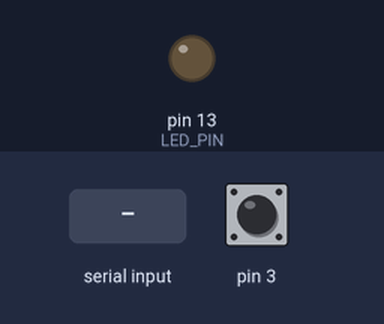
Recording of a sketch running on a simulated Arduino Leonardo, built with avr-gcc and run on an emulated ATmega32U4. Parts: output pins drawn as LEDs (lit = HIGH). The test bench sets the inputs (shaded band); at power-on: pin 3 HIGH. The sensor or clock chip raises its interrupt line as the real part does; what the sketch prints to the serial monitor is not drawn.

Above: at 0.8 s.
0.9 s: "1\n" received over Serial
At 1.8 s:
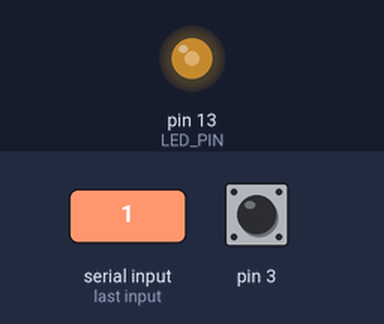
2.9 s: pin 3 pulled LOW for 0.15 s
At 4.3 s:
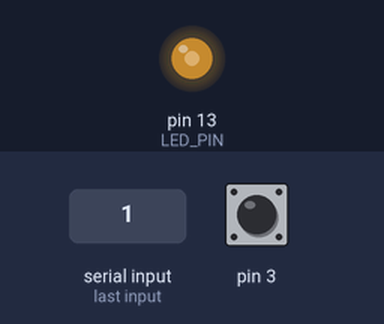
4.6 s: pin 3 pulled LOW for 1 s
At 6.2 s:
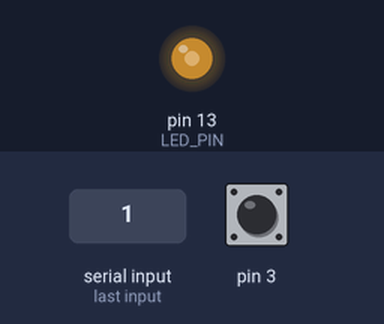
Timing chart, 0 to 7.7 s (numbered marks = the images above; inputs shaded):
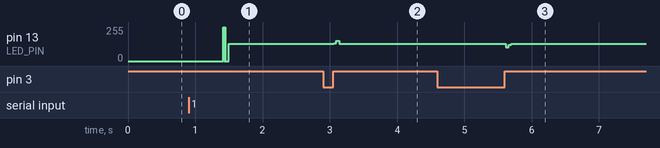

Measured:
- after the input at 0.9 s, pin 13 (LED_PIN): 0/255 → 128/255 after 0.52 s
- after the input at 2.9 s, pin 13 (LED_PIN): 128/255 → 135/255 after 0.16 s, → 153/255 0.04 s later, → 128/255 0.04 s later
- after the input at 4.6 s, pin 13 (LED_PIN): 128/255 → 102/255 after 1.0 s, → 122/255 0.04 s later, → 128/255 0.04 s later

The sketch:

newaccel.ino
```cpp
// I2C device class (I2Cdev) demonstration Arduino sketch for MPU6050 class using DMP (MotionApps v2.0)
// 6/21/2012 by Jeff Rowberg <jeff@rowberg.net>
// Updates should (hopefully) always be available at https://github.com/jrowberg/i2cdevlib
//
// Changelog:
//     2012-06-21 - added note about Arduino 1.0.1 + Leonardo compatibility error
//     2012-06-20 - improved FIFO overflow handling and simplified read process
//     2012-06-19 - completely rearranged DMP initialization code and simplification
//     2012-06-13 - pull gyro and accel data from FIFO packet instead of reading directly
//     2012-06-09 - fix broken FIFO read sequence and change interrupt detection to RISING
//     2012-06-05 - add gravity-compensated initial reference frame acceleration output
//                - add 3D math helper file to DMP6 example sketch
//                - add Euler output and Yaw/Pitch/Roll output formats
//     2012-06-04 - remove accel offset clearing for better results (thanks Sungon Lee)
//     2012-06-01 - fixed gyro sensitivity to be 2000 deg/sec instead of 250
//     2012-05-30 - basic DMP initialization working

/* ============================================
I2Cdev device library code is placed under the MIT license
Copyright (c) 2012 Jeff Rowberg

Permission is hereby granted, free of charge, to any person obtaining a copy
of this software and associated documentation files (the "Software"), to deal
in the Software without restriction, including without limitation the rights
to use, copy, modify, merge, publish, distribute, sublicense, and/or sell
copies of the Software, and to permit persons to whom the Software is
furnished to do so, subject to the following conditions:

The above copyright notice and this permission notice shall be included in
all copies or substantial portions of the Software.

THE SOFTWARE IS PROVIDED "AS IS", WITHOUT WARRANTY OF ANY KIND, EXPRESS OR
IMPLIED, INCLUDING BUT NOT LIMITED TO THE WARRANTIES OF MERCHANTABILITY,
FITNESS FOR A PARTICULAR PURPOSE AND NONINFRINGEMENT. IN NO EVENT SHALL THE
AUTHORS OR COPYRIGHT HOLDERS BE LIABLE FOR ANY CLAIM, DAMAGES OR OTHER
LIABILITY, WHETHER IN AN ACTION OF CONTRACT, TORT OR OTHERWISE, ARISING FROM,
OUT OF OR IN CONNECTION WITH THE SOFTWARE OR THE USE OR OTHER DEALINGS IN
THE SOFTWARE.
===============================================
*/
#include <TimerOne.h>

// Multiple tones library
#include "multitone.h"

// Arduino Wire library is required if I2Cdev I2CDEV_ARDUINO_WIRE implementation
// is used in I2Cdev.h
#include "Wire.h"

// I2Cdev and MPU6050 must be installed as libraries, or else the .cpp/.h files
// for both classes must be in the include path of your project
//#include "I2Cdev.h"

#include "MPU6050_6Axis_MotionApps20.h"
//#include "MPU6050.h" // not necessary if using MotionApps include file

// class default I2C address is 0x68
// specific I2C addresses may be passed as a parameter here
// AD0 low = 0x68 (default for SparkFun breakout and InvenSense evaluation board)
// AD0 high = 0x69
MPU6050 mpu;

/* =========================================================================
   NOTE: In addition to connection 3.3v, GND, SDA, and SCL, this sketch
   depends on the MPU-6050's INT pin being connected to the Arduino's
   external interrupt #0 pin. On the Arduino Uno and Mega 2560, this is
   digital I/O pin 2.
 * ========================================================================= */

/* =========================================================================
   NOTE: Arduino v1.0.1 with the Leonardo board generates a compile error
   when using Serial.write(buf, len). The Teapot output uses this method.
   The solution requires a modification to the Arduino USBAPI.h file, which
   is fortunately simple, but annoying. This will be fixed in the next IDE
   release. For more info, see these links:

   http://arduino.cc/forum/index.php/topic,109987.0.html
   http://code.google.com/p/arduino/issues/detail?id=958
 * ========================================================================= */


// uncomment "OUTPUT_READABLE_QUATERNION" if you want to see the actual
// quaternion components in a [w, x, y, z] format (not best for parsing
// on a remote host such as Processing or something though)
//#define OUTPUT_READABLE_QUATERNION

// uncomment "OUTPUT_READABLE_EULER" if you want to see Euler angles
// (in degrees) calculated from the quaternions coming from the FIFO.
// Note that Euler angles suffer from gimbal lock (for more info, see
// http://en.wikipedia.org/wiki/Gimbal_lock)
//#define OUTPUT_READABLE_EULER

// uncomment "OUTPUT_READABLE_YAWPITCHROLL" if you want to see the yaw/
// pitch/roll angles (in degrees) calculated from the quaternions coming
// from the FIFO. Note this also requires gravity vector calculations.
// Also note that yaw/pitch/roll angles suffer from gimbal lock (for
// more info, see: http://en.wikipedia.org/wiki/Gimbal_lock)
//#define OUTPUT_READABLE_YAWPITCHROLL

// uncomment "OUTPUT_READABLE_REALACCEL" if you want to see acceleration
// components with gravity removed. This acceleration reference frame is
// not compensated for orientation, so +X is always +X according to the
// sensor, just without the effects of gravity. If you want acceleration
// compensated for orientation, us OUTPUT_READABLE_WORLDACCEL instead.
//#define OUTPUT_READABLE_REALACCEL

// uncomment "OUTPUT_READABLE_WORLDACCEL" if you want to see acceleration
// components with gravity removed and adjusted for the world frame of
// reference (yaw is relative to initial orientation, since no magnetometer
// is present in this case). Could be quite handy in some cases.
//#define OUTPUT_READABLE_WORLDACCEL

// uncomment "OUTPUT_TEAPOT" if you want output that matches the
// format used for the InvenSense teapot demo
#define OUTPUT_TEAPOT


#define LED_PIN 13 // (Arduino is 13, Teensy is 11, Teensy++ is 6)
bool blinkState = false;

// MPU control/status vars
bool dmpReady = false;  // set true if DMP init was successful
uint8_t mpuIntStatus;   // holds actual interrupt status byte from MPU
uint8_t devStatus;      // return status after each device operation (0 = success, !0 = error)
uint16_t packetSize;    // expected DMP packet size (default is 42 bytes)
uint16_t fifoCount;     // count of all bytes currently in FIFO
uint8_t fifoBuffer[64]; // FIFO storage buffer

// orientation/motion vars
Quaternion q;           // [w, x, y, z]         quaternion container
VectorInt16 aa;         // [x, y, z]            accel sensor measurements
VectorInt16 aaReal;     // [x, y, z]            gravity-free accel sensor measurements
VectorInt16 aaWorld;    // [x, y, z]            world-frame accel sensor measurements
VectorFloat gravity;    // [x, y, z]            gravity vector
float euler[3];         // [psi, theta, phi]    Euler angle container
float ypr[3];           // [yaw, pitch, roll]   yaw/pitch/roll container and gravity vector

// packet structure for InvenSense teapot demo
uint8_t teapotPacket[14] = { '$', 0x02, 0,0, 0,0, 0,0, 0,0, 0x00, 0x00, '\r', '\n' };


// ================================================================
// ===               INTERRUPT DETECTION ROUTINE                ===
// ================================================================

volatile bool mpuInterrupt = false;     // indicates whether MPU interrupt pin has gone high
void dmpDataReady() {
    mpuInterrupt = true;
}


// ================================================================
// ===                      INITIAL SETUP                       ===
// ================================================================

void setup() {
    // join I2C bus (I2Cdev library doesn't do this automatically)
    Wire.begin();

    // initialize serial communication
    // (115200 chosen because it is required for Teapot Demo output, but it's
    // really up to you depending on your project)
    Serial.begin(115200);
    while (!Serial); // wait for Leonardo enumeration, others continue immediately

    // NOTE: 8MHz or slower host processors, like the Teensy @ 3.3v or Ardunio
    // Pro Mini running at 3.3v, cannot handle this baud rate reliably due to
    // the baud timing being too misaligned with processor ticks. You must use
    // 38400 or slower in these cases, or use some kind of external separate
    // crystal solution for the UART timer.

    // initialize device
    Serial.println(F("Initializing I2C devices..."));
    mpu.initialize();

    // verify connection
    Serial.println(F("Testing device connections..."));
    Serial.println(mpu.testConnection() ? F("MPU6050 connection successful") : F("MPU6050 connection failed"));

    // wait for ready
    Serial.println(F("\nSend any character to begin DMP programming and demo: "));
    while (Serial.available() && Serial.read()); // empty buffer
    while (!Serial.available());                 // wait for data
    while (Serial.available() && Serial.read()); // empty buffer again

    // load and configure the DMP
    Serial.println(F("Initializing DMP..."));
    devStatus = mpu.dmpInitialize();

    // make sure it worked (returns 0 if so)
    if (devStatus == 0) {
        // turn on the DMP, now that it's ready
        Serial.println(F("Enabling DMP..."));
        mpu.setDMPEnabled(true);

        // enable Arduino interrupt detection
        Serial.println(F("Enabling interrupt detection (Arduino external interrupt 0)..."));
        attachInterrupt(0, dmpDataReady, RISING);
        mpuIntStatus = mpu.getIntStatus();

        // set our DMP Ready flag so the main loop() function knows it's okay to use it
        Serial.println(F("DMP ready! Waiting for first interrupt..."));
        dmpReady = true;

        // get expected DMP packet size for later comparison
        packetSize = mpu.dmpGetFIFOPacketSize();
    } else {
        // ERROR!
        // 1 = initial memory load failed
        // 2 = DMP configuration updates failed
        // (if it's going to break, usually the code will be 1)
        Serial.print(F("DMP Initialization failed (code "));
        Serial.print(devStatus);
        Serial.println(F(")"));
    }

    // configure LED for output
    pinMode(LED_PIN, OUTPUT);
}


// ================================================================
// ===                    MAIN PROGRAM LOOP                     ===
// ================================================================

void loop() {
    // if programming failed, don't try to do anything
    if (!dmpReady) return;

    // wait for MPU interrupt or extra packet(s) available
    while (!mpuInterrupt && fifoCount < packetSize) {
        // other program behavior stuff here
        // .
        // .
        // .
        // if you are really paranoid you can frequently test in between other
        // stuff to see if mpuInterrupt is true, and if so, "break;" from the
        // while() loop to immediately process the MPU data
        // .
        // .
        // .
    }

    // reset interrupt flag and get INT_STATUS byte
    mpuInterrupt = false;
    mpuIntStatus = mpu.getIntStatus();

    // get current FIFO count
    fifoCount = mpu.getFIFOCount();

    // check for overflow (this should never happen unless our code is too inefficient)
    if ((mpuIntStatus & 0x10) || fifoCount == 1024) {
        // reset so we can continue cleanly
        mpu.resetFIFO();
        Serial.println(F("FIFO overflow!"));

    // otherwise, check for DMP data ready interrupt (this should happen frequently)
    } else if (mpuIntStatus & 0x02) {
        // wait for correct available data length, should be a VERY short wait
        while (fifoCount < packetSize) fifoCount = mpu.getFIFOCount();

        // read a packet from FIFO
        mpu.getFIFOBytes(fifoBuffer, packetSize);

        // track FIFO count here in case there is > 1 packet available
        // (this lets us immediately read more without waiting for an interrupt)
        fifoCount -= packetSize;

        #ifdef OUTPUT_READABLE_QUATERNION
            // display quaternion values in easy matrix form: w x y z
            mpu.dmpGetQuaternion(&q, fifoBuffer);
            Serial.print("quat\t");
            Serial.print(q.w);
            Serial.print("\t");
            Serial.print(q.x);
            Serial.print("\t");
            Serial.print(q.y);
            Serial.print("\t");
            Serial.println(q.z);
        #endif

        #ifdef OUTPUT_READABLE_EULER
            // display Euler angles in degrees
            mpu.dmpGetQuaternion(&q, fifoBuffer);
            mpu.dmpGetEuler(euler, &q);
            Serial.print("euler\t");
            Serial.print(euler[0] * 180/M_PI);
            Serial.print("\t");
            Serial.print(euler[1] * 180/M_PI);
            Serial.print("\t");
            Serial.println(euler[2] * 180/M_PI);
        #endif

        #ifdef OUTPUT_READABLE_YAWPITCHROLL
            // display Euler angles in degrees
            mpu.dmpGetQuaternion(&q, fifoBuffer);
            mpu.dmpGetGravity(&gravity, &q);
            mpu.dmpGetYawPitchRoll(ypr, &q, &gravity);
            Serial.print("ypr\t");
            Serial.print(ypr[0] * 180/M_PI);
            Serial.print("\t");
            Serial.print(ypr[1] * 180/M_PI);
            Serial.print("\t");
            Serial.println(ypr[2] * 180/M_PI);
        #endif

        #ifdef OUTPUT_READABLE_REALACCEL
            // display real acceleration, adjusted to remove gravity
            mpu.dmpGetQuaternion(&q, fifoBuffer);
            mpu.dmpGetAccel(&aa, fifoBuffer);
            mpu.dmpGetGravity(&gravity, &q);
            mpu.dmpGetLinearAccel(&aaReal, &aa, &gravity);
            Serial.print("areal\t");
            Serial.print(aaReal.x);
            Serial.print("\t");
            Serial.print(aaReal.y);
            Serial.print("\t");
            Serial.println(aaReal.z);
        #endif

        #ifdef OUTPUT_READABLE_WORLDACCEL
            // display initial world-frame acceleration, adjusted to remove gravity
            // and rotated based on known orientation from quaternion
            mpu.dmpGetQuaternion(&q, fifoBuffer);
            mpu.dmpGetAccel(&aa, fifoBuffer);
            mpu.dmpGetGravity(&gravity, &q);
            mpu.dmpGetLinearAccel(&aaReal, &aa, &gravity);
            mpu.dmpGetLinearAccelInWorld(&aaWorld, &aaReal, &q);
            Serial.print("aworld\t");
            Serial.print(aaWorld.x);
            Serial.print("\t");
            Serial.print(aaWorld.y);
            Serial.print("\t");
            Serial.println(aaWorld.z);
        #endif

        #ifdef OUTPUT_TEAPOT
            // display quaternion values in InvenSense Teapot demo format:
            teapotPacket[2] = fifoBuffer[0];
            teapotPacket[3] = fifoBuffer[1];
            teapotPacket[4] = fifoBuffer[4];
            teapotPacket[5] = fifoBuffer[5];
            teapotPacket[6] = fifoBuffer[8];
            teapotPacket[7] = fifoBuffer[9];
            teapotPacket[8] = fifoBuffer[12];
            teapotPacket[9] = fifoBuffer[13];
            Serial.write(teapotPacket, 14);
            teapotPacket[11]++; // packetCount, loops at 0xFF on purpose
        #endif

        // blink LED to indicate activity
        blinkState = !blinkState;
        digitalWrite(LED_PIN, blinkState);
    }
}
```

multitone.h
```cpp
#define MT_MAX_TONES 7 // DO NOT MAKE THIS BIGGER THAN THE WORD SIZE OF THE MACHINE

void init_multitone(int num_tones, int *freqs, int *pins);
                                                // num_tones cannot exceed
                                                // MT_MAX_TONES, multitone
                                                // will ignore past that

void change_frequency(int index, int desired_freq); // changes frequency of
                                                    // tone number index
                                                    // for out of range freqs
                                                    // it will turn sound off for
                                                    // that tone

void turn_off(int index); // turns off sound but retains frequency
void turn_on(int index);  // turns back on with previously stored frequency
```

Source omitted: multitone.cpp (5262 bytes)
